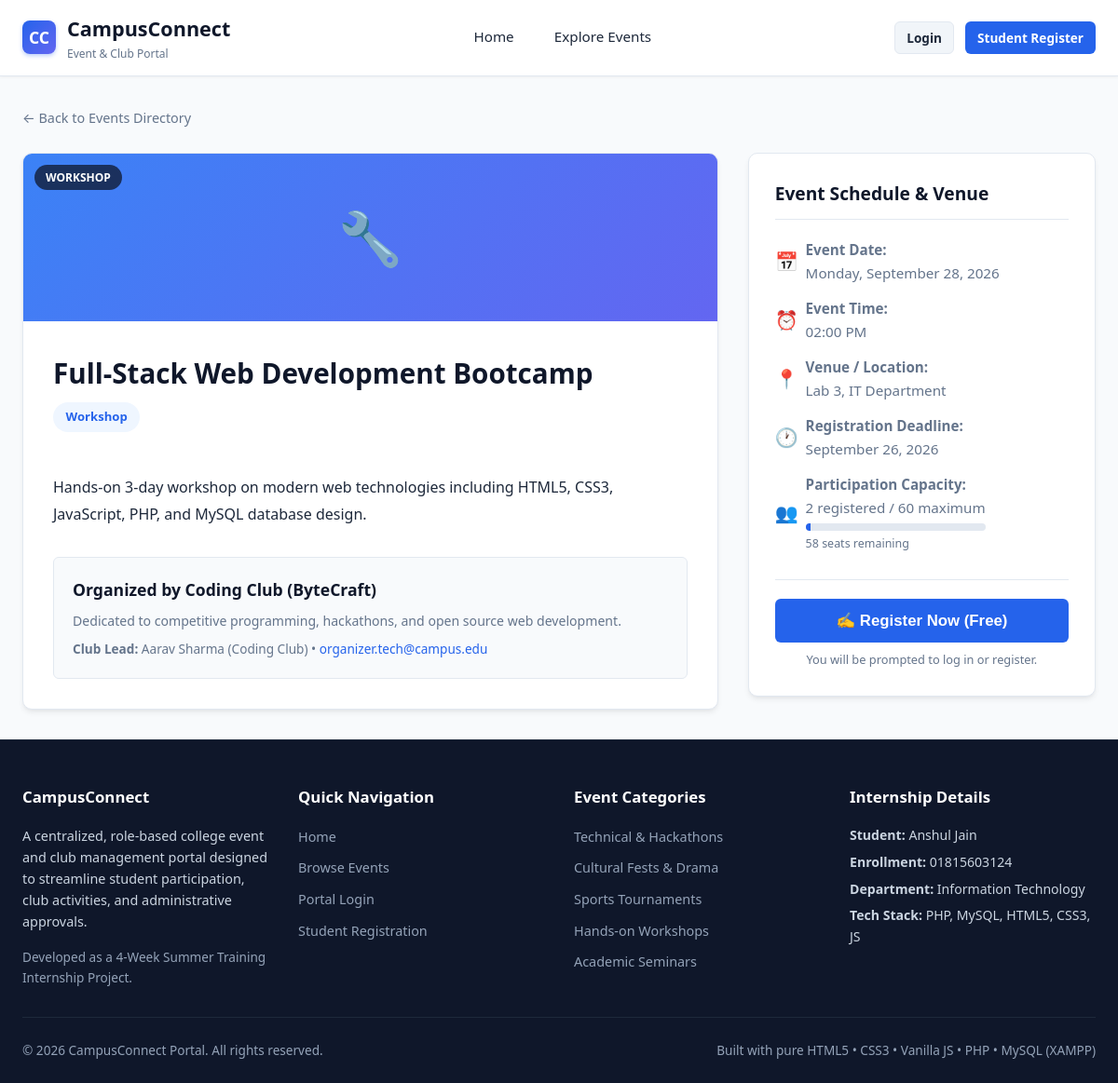
The page /event_details.php?id=2 on the database its author committed.
### tables this page shows
CREATE TABLE `events` (
  `id` INT AUTO_INCREMENT PRIMARY KEY,
  `club_id` INT NOT NULL,
  `title` VARCHAR(150) NOT NULL,
  `description` TEXT NOT NULL,
  `category` ENUM('Technical', 'Cultural', 'Sports', 'Workshop', 'Competition', 'Seminar') NOT NULL DEFAULT 'Technical',
  `event_date` DATE NOT NULL,
  `event_time` TIME NOT NULL,
  `venue` VARCHAR(150) NOT NULL,
  `max_participants` INT NOT NULL DEFAULT 100,
  `registration_deadline` DATE NOT NULL,
  `banner_image` VARCHAR(255) DEFAULT NULL,
  `status` ENUM('pending', 'approved', 'rejected', 'completed') DEFAULT 'pending',
  `created_at` TIMESTAMP DEFAULT CURRENT_TIMESTAMP,
  FOREIGN KEY (`club_id`) REFERENCES `clubs`(`id`) ON DELETE CASCADE
);

CREATE TABLE `clubs` (
  `id` INT AUTO_INCREMENT PRIMARY KEY,
  `club_name` VARCHAR(100) NOT NULL,
  `description` TEXT,
  `category` VARCHAR(50) DEFAULT 'Technical',
  `organizer_id` INT NOT NULL,
  `created_at` TIMESTAMP DEFAULT CURRENT_TIMESTAMP,
  FOREIGN KEY (`organizer_id`) REFERENCES `users`(`id`) ON DELETE CASCADE
);

CREATE TABLE `users` (
  `id` INT AUTO_INCREMENT PRIMARY KEY,
  `name` VARCHAR(100) NOT NULL,
  `email` VARCHAR(100) NOT NULL UNIQUE,
  `password` VARCHAR(255) NOT NULL,
  `role` ENUM('student', 'organizer', 'admin') NOT NULL DEFAULT 'student',
  `department` VARCHAR(100) DEFAULT 'Information Technology',
  `phone` VARCHAR(20) DEFAULT NULL,
  `enrollment_no` VARCHAR(50) DEFAULT NULL,
  `created_at` TIMESTAMP DEFAULT CURRENT_TIMESTAMP
);

### includes/auth.php (called while the page is built, shortened)
<?php
function isLoggedIn() {
    return isset($_SESSION['user_id']) && !empty($_SESSION['user_id']);
}
function e($string) {
    return htmlspecialchars($string ?? '', ENT_QUOTES, 'UTF-8');
}
?>

### event_details.php (the view, shortened to what this page needs)
<?php
require_once __DIR__ . '/includes/db.php';
require_once __DIR__ . '/includes/auth.php';
$eventId = filter_input(INPUT_GET, 'id', FILTER_VALIDATE_INT);
$stmt = $pdo->prepare("
    SELECT e.*, c.club_name, c.description AS club_desc, u.name AS organizer_name, u.email AS organizer_email
    FROM events e
    JOIN clubs c ON e.club_id = c.id
    JOIN users u ON c.organizer_id = u.id
    WHERE e.id = ?
");
$stmt->execute([$eventId]);
$event = $stmt->fetch();
$stmtReg = $pdo->prepare("SELECT COUNT(*) FROM registrations WHERE event_id = ? AND status = 'confirmed'");
$stmtReg->execute([$eventId]);
$confirmedCount = $stmtReg->fetchColumn();
$seatsLeft = max(0, $event['max_participants'] - $confirmedCount);
$today = date('Y-m-d');
$isDeadlinePassed = ($today > $event['registration_deadline']);
$isEventPassed = ($today > $event['event_date']);
$isCapacityFull = ($seatsLeft <= 0);
$isAlreadyRegistered = false;
require_once __DIR__ . '/includes/header.php';
?>
<div class="container">
    <div style="margin-bottom: 1.5rem;">
        <a href="events.php" style="color: var(--text-muted); font-size: 0.9rem;">&larr; Back to Events Directory</a>
    </div>
    <div style="display: grid; grid-template-columns: 2fr 1fr; gap: 2rem;" class="event-details-layout">
        <div>
            <div style="background: #ffffff; border: 1px solid var(--border); border-radius: var(--radius); overflow: hidden; box-shadow: var(--shadow);">
                <div class="event-card-banner" style="height: 180px;">
                    <span class="event-category-tag"><?= e($event['category']) ?></span>
                    <span style="font-size: 3.5rem; opacity: 0.9;">
                        <?php
                        $catIcons = [
                            'Technical'   => '&#128187;',
                            'Cultural'    => '&#127917;',
                            'Sports'      => '&#9917;',
                            'Workshop'    => '&#128295;',
                            'Competition' => '&#127942;',
                            'Seminar'     => '&#127891;'
                        ];
                        echo $catIcons[$event['category']] ?? '&#128197;';
                        ?>
                    </span>
                </div>
                <div style="padding: 2rem;">
                    <div style="display: flex; justify-content: space-between; align-items: flex-start; flex-wrap: wrap; gap: 0.5rem; margin-bottom: 1rem;">
                        <h1 style="font-size: 1.85rem; color: var(--secondary);"><?= e($event['title']) ?></h1>
                        <span class="badge" style="padding: 0.35rem 0.85rem; border-radius: 20px; font-size: 0.82rem; font-weight: 600; background: var(--primary-light); color: var(--primary);">
                            <?= e($event['category']) ?>
                        </span>
                    </div>
                    <p style="font-size: 1rem; color: var(--text-main); white-space: pre-line; line-height: 1.8; margin-bottom: 2rem;">
                        <?= e($event['description']) ?>
                    </p>
                    <div style="background: #f8fafc; border: 1px solid var(--border); border-radius: var(--radius-sm); padding: 1.25rem;">
                        <h3 style="font-size: 1.1rem; color: var(--secondary); margin-bottom: 0.5rem;">Organized by <?= e($event['club_name']) ?></h3>
                        <p style="font-size: 0.88rem; color: var(--text-muted); margin-bottom: 0.5rem;">
                            <?= e($event['club_desc']) ?>
                        </p>
                        <p style="font-size: 0.85rem; color: var(--text-muted);">
                            <strong>Club Lead:</strong> <?= e($event['organizer_name']) ?> &bull;
                            <a href="mailto:<?= e($event['organizer_email']) ?>"><?= e($event['organizer_email']) ?></a>
                        </p>
                    </div>
                </div>
            </div>
        </div>
        <div>
            <div style="background: #ffffff; border: 1px solid var(--border); border-radius: var(--radius); padding: 1.75rem; box-shadow: var(--shadow); position: sticky; top: 90px;">
                <h3 style="font-size: 1.2rem; color: var(--secondary); margin-bottom: 1.25rem; border-bottom: 1px solid var(--border); padding-bottom: 0.75rem;">
                    Event Schedule &amp; Venue
                </h3>
                <div class="event-meta" style="font-size: 0.95rem; gap: 0.9rem; margin-bottom: 1.75rem;">
                    <div class="event-meta-item">
                        <span style="font-size: 1.25rem;">&#128197;</span>
                        <div>
                            <strong>Event Date:</strong><br>
                            <?= date('l, F d, Y', strtotime($event['event_date'])) ?>
                        </div>
                    </div>
                    <div class="event-meta-item">
                        <span style="font-size: 1.25rem;">&#9200;</span>
                        <div>
                            <strong>Event Time:</strong><br>
                            <?= date('h:i A', strtotime($event['event_time'])) ?>
                        </div>
                    </div>
                    <div class="event-meta-item">
                        <span style="font-size: 1.25rem;">&#128205;</span>
                        <div>
                            <strong>Venue / Location:</strong><br>
                            <?= e($event['venue']) ?>
                        </div>
                    </div>
                    <div class="event-meta-item">
                        <span style="font-size: 1.25rem;">&#128336;</span>
                        <div>
                            <strong>Registration Deadline:</strong><br>
                            <?= date('F d, Y', strtotime($event['registration_deadline'])) ?>
                        </div>
                    </div>
                    <div class="event-meta-item">
                        <span style="font-size: 1.25rem;">&#128101;</span>
                        <div>
                            <strong>Participation Capacity:</strong><br>
                            <?= $confirmedCount ?> registered / <?= $event['max_participants'] ?> maximum
                            <div style="background: #e2e8f0; height: 8px; border-radius: 4px; overflow: hidden; margin-top: 5px;">
                                <?php $fillPct = min(100, round(($confirmedCount / $event['max_participants']) * 100)); ?>
                                <div style="background: var(--primary); width: <?= $fillPct ?>%; height: 100%;"></div>
                            </div>
                            <span style="font-size: 0.78rem; color: var(--text-muted);"><?= $seatsLeft ?> seats remaining</span>
                        </div>
                    </div>
                </div>
                <div style="border-top: 1px solid var(--border); padding-top: 1.25rem;">
                    <?php if ($isAlreadyRegistered): ?>
                        <div style="background: var(--success-bg); border: 1px solid #a7f3d0; border-radius: var(--radius-sm); padding: 1rem; text-align: center; margin-bottom: 1rem;">
                            <span style="color: #065f46; font-weight: 700;">&#10004; You Are Registered!</span>
                            <p style="font-size: 0.82rem; color: #065f46; margin-top: 0.25rem;">Your seat is confirmed.</p>
                        </div>
                        <a href="student/my_registrations.php" class="btn btn-secondary btn-block">View in My Registrations</a>
                    <?php else: ?>
                        <form method="POST" action="event_details.php?id=<?= $eventId ?>">
                            <button type="submit" name="action_register" class="btn btn-primary btn-lg btn-block" onclick="return confirmAction('Confirm your registration for <?= addslashes($event['title']) ?>?');">
                                &#9997; Register Now (Free)
                            </button>
                        </form>
                        <?php if (!isLoggedIn()): ?>
                            <p style="font-size: 0.8rem; color: var(--text-muted); text-align: center; margin-top: 0.5rem;">
                                You will be prompted to log in or register.
                            </p>
                        <?php endif; ?>
                    <?php endif; ?>
                </div>
            </div>
        </div>
    </div>
</div>
<?php require_once __DIR__ . '/includes/footer.php'; ?>

### css/style.css (style rules this page uses)
:root { --primary: #2563eb; --primary-dark: #1d4ed8; --primary-light: #eff6ff; --secondary: #0f172a; --accent: #6366f1; --success: #10b981; --success-bg: #ecfdf5; --warning: #f59e0b; --warning-bg: #fffbeb; --danger: #ef4444; --danger-bg: #fef2f2; --info: #06b6d4; --bg-main: #f8fafc; --bg-card: #ffffff; --border: #e2e8f0; --text-main: #1e293b; --text-muted: #64748b; --text-light: #94a3b8; --radius: 10px; --radius-sm: 6px; --shadow: 0 4px 6px -1px rgba(0, 0, 0, 0.07), 0 2px 4px -2px rgba(0, 0, 0, 0.05); --shadow-lg: 0 10px 15px -3px rgba(0, 0, 0, 0.08), 0 4px 6px -4px rgba(0, 0, 0, 0.04); --transition: all 0.2s ease-in-out; }
* { margin: 0; padding: 0; box-sizing: border-box; }
body { font-family: 'Segoe UI', system-ui, -apple-system, BlinkMacSystemFont, Roboto, sans-serif; background-color: var(--bg-main); color: var(--text-main); line-height: 1.6; min-height: 100vh; display: flex; flex-direction: column; }
a { color: var(--primary); text-decoration: none; transition: var(--transition); }
.btn { display: inline-flex; align-items: center; justify-content: center; gap: 0.4rem; padding: 0.55rem 1.15rem; font-size: 0.95rem; font-weight: 600; border-radius: var(--radius-sm); border: 1px solid transparent; cursor: pointer; transition: var(--transition); text-decoration: none; }
.btn-primary { background-color: var(--primary); color: #ffffff !important; }
.btn-lg { padding: 0.75rem 1.6rem; font-size: 1.05rem; }
.btn-block { display: block; width: 100%; }
.container { max-width: 1200px; margin: 0 auto; padding: 2rem 1.5rem; flex: 1; width: 100%; }
.event-card-banner { height: 140px; background: linear-gradient(135deg, #3b82f6, #6366f1); display: flex; align-items: center; justify-content: center; color: #ffffff; position: relative; font-size: 2.5rem; }
.event-category-tag { position: absolute; top: 12px; left: 12px; background: rgba(15, 23, 42, 0.75); backdrop-filter: blur(4px); color: #ffffff; padding: 0.25rem 0.75rem; border-radius: 20px; font-size: 0.75rem; font-weight: 600; text-transform: uppercase; }
.event-meta { display: flex; flex-direction: column; gap: 0.4rem; margin: 1rem 0; font-size: 0.88rem; color: var(--text-muted); }
.event-meta-item { display: flex; align-items: center; gap: 0.5rem; }

### rows shown on the page
events: category "WORKSHOP", category "🔧", title "Full-Stack Web Development Bootcamp", category "Workshop", description "Hands-on 3-day workshop on modern web technologies including HTML5, CSS3, JavaScript, PHP, and MySQL database design.", club.club_name "Coding Club (ByteCraft)", club.description "Dedicated to competitive programming, hackathons, and open source web development.", users.name "Aarav Sharma (Coding Club)", users.email "organizer.tech@campus.edu", event_date "Monday, September 28, 2026", event_time "02:00 PM", venue "Lab 3, IT Department", registration_deadline "September 26, 2026", max_participants "60"

### other values the page prints
$confirmedCount "2"
$seatsLeft "58"
